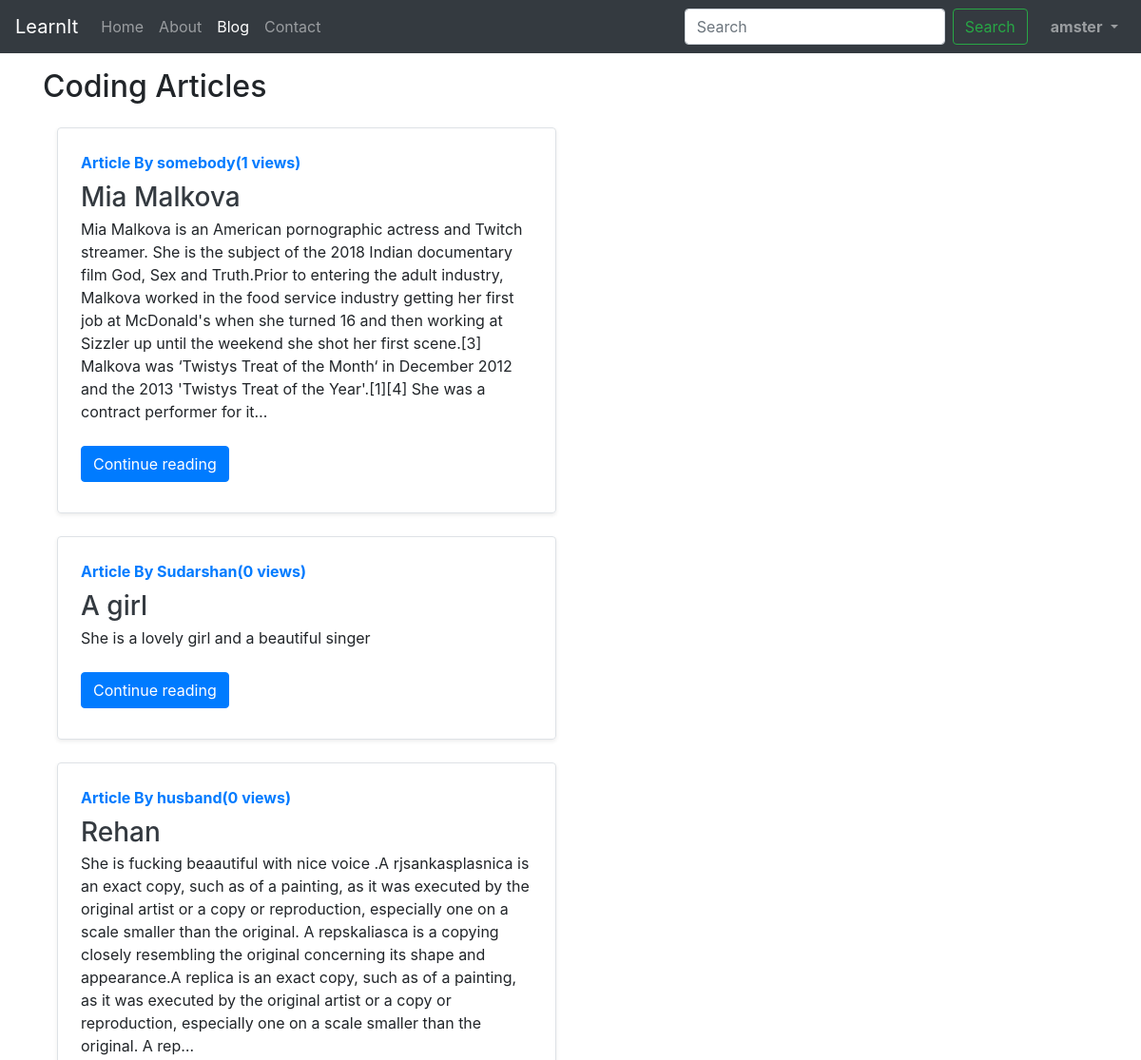
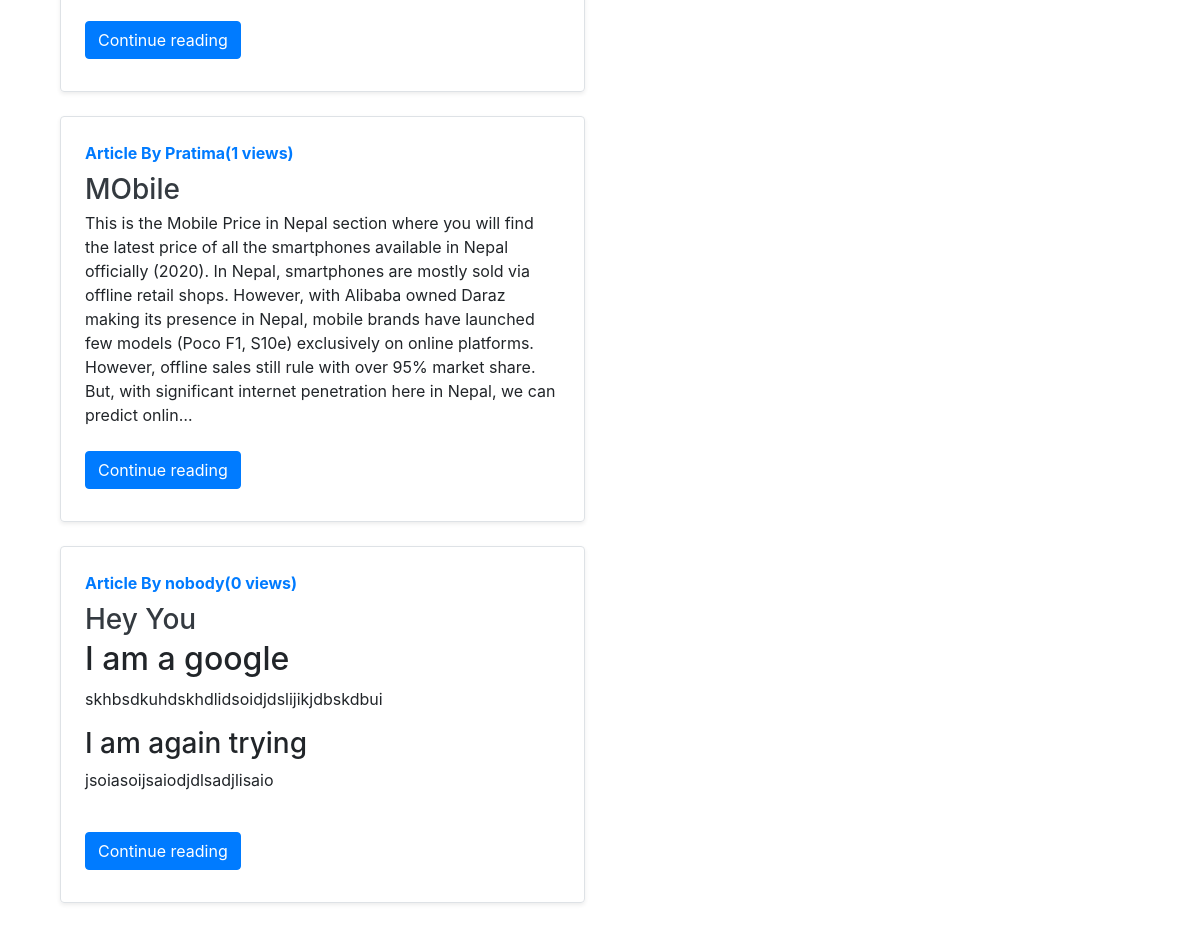
Page /blog/ (signed in) on the committed database (2 pictures, top to bottom).
### blog/models.py (models this page shows, shortened)
class Post(models.Model):
    sno = models.AutoField(primary_key=True)
    title = models.CharField(max_length=100)
    content = models.TextField()
    author = models.CharField(max_length=12)
    slug = models.CharField(max_length=120)
    views = models.IntegerField(default=0)
    timeStamp = models.DateTimeField(blank=True)

### blog/views.py (the view)
# urls.py: path('', views.blogHome, name='blogHome'),
def blogHome(request):
    allPosts = Post.objects.all()
    context = {'allPosts': allPosts}
    return render(request, 'blog/blogHome.html', context)

### templates/blog/blogHome.html (shortened to what this page needs)
{% extends 'base.html' %}
{% block blogactive %} active
    {% endblock blogactive %}
{% block body %}
<div class="container my-3">
<h2>Coding Articles</h2>
{% for post in allPosts  %}
<div class="col-md-6">
      <div class="row no-gutters border rounded overflow-hidden flex-md-row my-4 shadow-sm h-md-250 position-relative">
        <div class="col p-4 d-flex flex-column position-static">
          <strong class="d-inline-block mb-2 text-primary">Article By {{post.author}}({{post.views}} views)</strong>
          <h3 class="mb-0"><a class="text-dark" href="/blog/{{post.slug}}">{{post.title}} </a>  </h3>
          <p class="card-text mb-auto"><div class="preview">{{post.content|safe|truncatechars:500}}</div></p>
         <div class="my-2">
          <a href="/blog/{{post.slug}}" role="button" class="btn btn-primary">Continue reading</a>
        </div>
        </div>
      </div>
    </div>
    {% endfor %}
</div>
{% endblock body %}

### templates/base.html (shortened to what this page needs)
<!doctype html>
<html lang="en">
  <head>
    <link rel="stylesheet" href="https://stackpath.bootstrapcdn.com/bootstrap/4.5.2/css/bootstrap.min.css">
  </head>
  <body>
    <nav class="navbar navbar-expand-lg navbar-dark bg-dark">
  <a class="navbar-brand" href="/">LearnIt</a>
  <div class="collapse navbar-collapse" id="navbarSupportedContent">
    <ul class="navbar-nav mr-auto">
      <li class="nav-item {% block homeactive %}
      {% endblock homeactive %}">
        <a class="nav-link" href="/">Home <span class="sr-only">(current)</span></a>
      </li>
      <li class="nav-item {% block aboutactive %}
      {% endblock aboutactive %}">
        <a class="nav-link" href="/about">About</a>
      </li>
    <li class="nav-item {% block blogactive %}
    {% endblock blogactive %}">
        <a class="nav-link" href="/blog">Blog</a>
      </li>
      <li class="nav-item {% block contactactive %}
      {% endblock contactactive %}">
        <a class="nav-link" href="/contact">Contact</a>
      </li>
    </ul>
    <div class="ml-auto form-inline">
    <form method="get" action="/search" class="form-inline my-2 my-lg-0 mx-3">
      <input class="form-control mr-sm-2" type="search" placeholder="Search" aria-label="Search" name="query" id="query">
      <button class="btn btn-outline-success my-2 my-sm-0" type="submit">Search</button>
    </form>
    {% if user.is_authenticated %}
    <ul class="navbar-nav mr-6">
    <li class="nav-item dropdown">
        <a class="nav-link dropdown-toggle" href="#" id="navbarDropdown" role="button" data-toggle="dropdown" aria-haspopup="true" aria-expanded="false">
          <strong>{{request.user}}</strong>
        </a>
      </li>
    </ul>
{% endif %}
  </div>
</nav>
{% block body %}
{% endblock body %}
  </body>
</html>

### rows in the picture
Post: author "somebody", views "1", title "Mia Malkova", content "Mia Malkova is an American pornographic actress and Twitch streamer. She is the subject of the 2018 Indian documentary film God, Sex and Truth.Prior to entering the adult industry, Malkova worked in the food service industry getting her first job at McDonald's when she turned 16 and then working at Sizzler up until the weekend she shot her first scene.[3] Malkova was ‘Twistys Treat of the Month‘ in December 2012 and the 2013 'Twistys Treat of the Year'.[1][4] She was a contract performer for it…"
Post: author "Sudarshan", views "0", title "A girl", content "She is a lovely girl and a beautiful singer"
Post: author "husband", views "0", title "Rehan", content "She is fucking beaautiful with nice voice .A rjsankasplasnica is an exact copy, such as of a painting, as it was executed by the original artist or a copy or reproduction, especially one on a scale smaller than the original. A repskaliasca is a copying closely resembling the original concerning its shape and appearance.A replica is an exact copy, such as of a painting, as it was executed by the original artist or a copy or reproduction, especially one on a scale smaller than the original. A rep…"
Post: author "Pratima", views "1", title "MObile", content "This is the Mobile Price in Nepal section where you will find the latest price of all the smartphones available in Nepal officially (2020). In Nepal, smartphones are mostly sold via offline retail shops. However, with Alibaba owned Daraz making its presence in Nepal, mobile brands have launched few models (Poco F1, S10e) exclusively on online platforms. However, offline sales still rule with over 95% market share. But, with significant internet penetration here in Nepal, we can predict onlin…"
Post: author "nobody", views "0", title "Hey You", content "I am a google skhbsdkuhdskhdlidsoidjdslijikjdbskdbui I am again trying jsoiasoijsaiodjdlsadjlisaio"

### other values in the picture
{{ request.user }} "amster"
